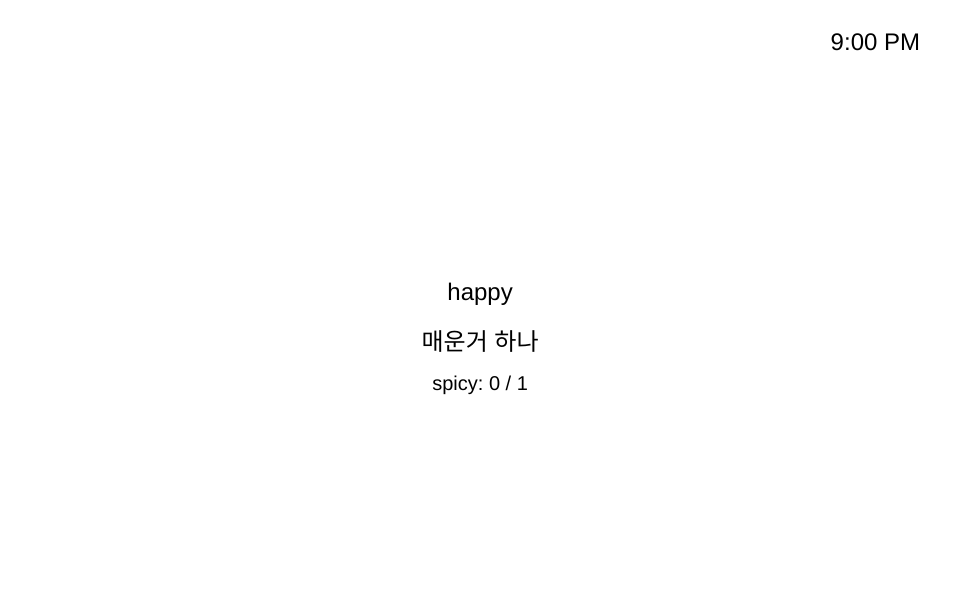
Frame 1 (no input)
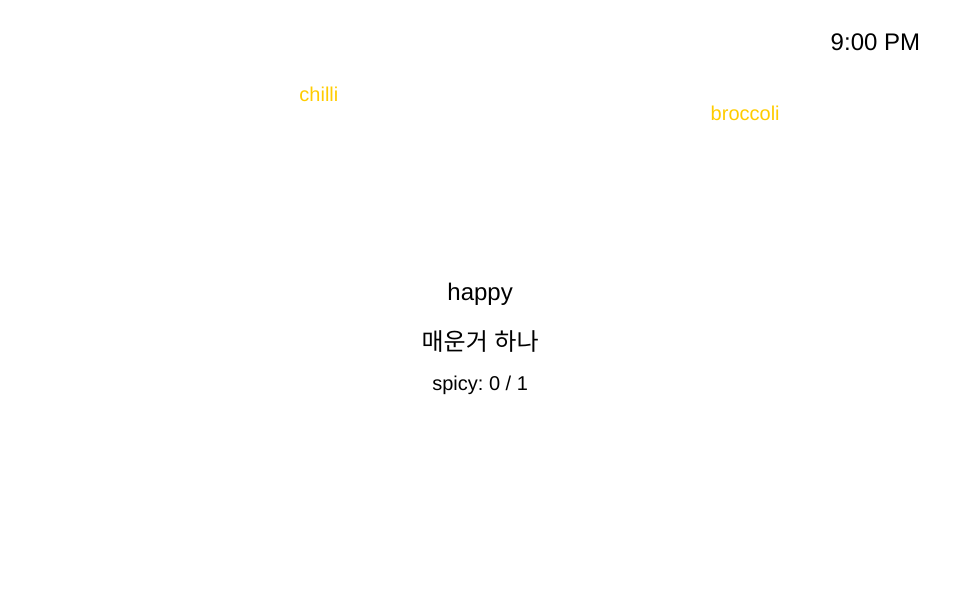
Frame 60 (no input)
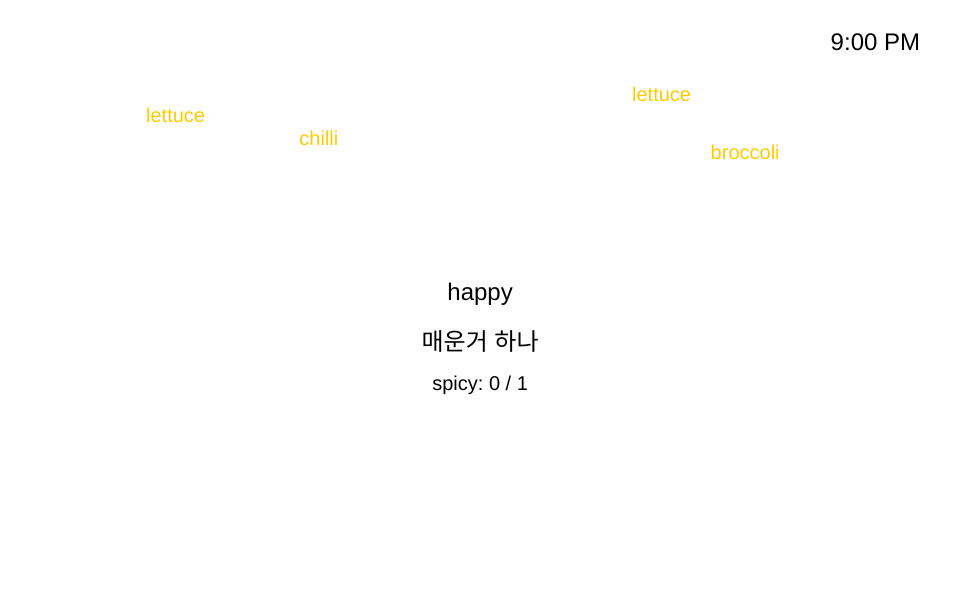
Frame 120 (the mouse pressed at the canvas centre since frame 60)

The p5.js sketch that drew these frames (run headless with seeded random() and noise() and a simulated clock; from frame 60 on, the mouse is pressed at the canvas centre):

// p5.js sketch
// ── sketch.js
let sweet = ["honey", "sugar", "candy", "syrup", "caramel"];
let spicy = ["chilli", "curry", "wasabi", "sambal", "jalapeno"];
let sour = ["lemon", "lime", "vinegar", "pickle", "sourkraut"];
let veggie = ["carrot", "broccoli", "spinach", "lettuce", "zucchini"];
let meat = ["chicken", "beef", "pork", "lamb", "duck"];

let ingredientGroups = [
  { category: "sweet", words: sweet },
  { category: "spicy", words: spicy },
  { category: "sour", words: sour },
  { category: "veggie", words: veggie },
  { category: "meat", words: meat }
];

let ingredients = [];

let typedWord = "";

let orderTemplates = {
  morning: [
    {
      message: "단거 하나",
      requirements: [
        { category: "sweet", count: 1 }
      ]
    }
    ,{
      message: "신거 하나",
      requirements: [
        { category: "sour", count: 1 }
      ]
    }
    ,{
      message: "매운거 하나",
      requirements: [
        { category: "spicy", count: 1 }
      ]
    }
    ,{
      message: "단거 하나, 신거 하나",
      requirements: [
        { category: "sweet", count: 1 },
        { category: "sour", count: 1 }
      ]
    }
  ],

  lunch: [
    {
      message: "시큼한 거 두 개랑 매운 거 하나 주세요!",
      requirements: [
        { category: "sour", count: 2 },
        { category: "spicy", count: 1 }
      ]
    }
  ],

  evening: [
    {
      message: "달콤한 거 두 개랑 고기 두 개 주세요!",
      requirements: [
        { category: "sweet", count: 2 },
        { category: "meat", count: 2 }
      ]
    }
  ],

  special: [
  {
    message: "매운 걸 다섯 개 내놔!!!!!!!!",
    requirements: [
      { category: "spicy", count: 5 }
    ]
  }
  ]
};

let currentCustomer;

let reputation = 0;

let customerServed = false;
let customerServedAt = 0;
let customerFailed = false;

let ThankYouMessages = ["고마워요!", "감사합니다!", "잘 먹겠습니다!", "맛있게 먹을게요!"];

let gameElapsedSeconds = 0;
let gameMinutes = 9 * 60;


//---------------------------------------------------------------------------------//

function setup() {
  // If you want a canvas that fills the window
  // use createCanvas(windowWidth, windowHeight)
  createCanvas(960,600);
  rectMode(CENTER);

  spawnCustomer();

  console.log(currentCustomer);
  console.log(currentCustomer.progress);
}

//---------------------------------------------------------------------------------//

function draw() {
  background(255);

  gameElapsedSeconds += deltaTime / 1000;

  let quarterHoursPassed = floor(gameElapsedSeconds / 5);

  gameMinutes = min(
    9 * 60 + quarterHoursPassed * 15,
    21 * 60
  );

  floor(gameElapsedSeconds / 5);

  if (customerServed === false && customerFailed === false) {
    currentCustomer.timeLeft -= deltaTime / 1000;

    if (currentCustomer.timeLeft <= 0) {
      currentCustomer.timeLeft = 0;
      customerFailed = true;
      customerServedAt = millis();

      reputation--;

      console.log("손님이 화를 내며 떠났습니다");
      console.log("평판: " + reputation);
    }
  }

  let hour24 = floor(gameMinutes / 60);
  let minute = gameMinutes % 60;

  let hour12 = hour24 % 12;

  if (hour12 === 0) {
    hour12 = 12;
  }

  let period = hour24 >= 12 ? "AM" : "PM";

  let clockText =
    hour12 + ":" + nf(minute, 2) + " " + period;

  textAlign(RIGHT);
  textSize(24);
  fill(0);

  text(clockText, width - 40, 50);

  textAlign(LEFT);

//falling ingredients and typing mechanics
  if (frameCount % 30 === 0) {
    spawnIngredient();  
  } 

  for (let i = ingredients.length - 1; i >= 0; i--) {

  ingredients[i].update();
  ingredients[i].display();

    if (ingredients[i].y > height - 200) {
    ingredients.splice(i, 1);
    }
  }
  
//display typed word
  fill(0);
  textSize(14);
  text("" + typedWord, width/2, height - 100);

//customer lines when served
  if (customerServed === true) {
    fill(0);
    textAlign(CENTER);
    textSize(24);
    text(currentCustomer.thankYouMessage, width / 2, 350);
  } else if (customerFailed === true) {
    fill(0);
    textAlign(CENTER);
    textSize(24);
    text("너무 오래 걸리잖아요!", width / 2, 350);
  } else {
    // display customer order
      //Got help from chatGPT for this part, but I made sure what each line of code does and how it works.

      fill(0);
      textAlign(CENTER);

      textSize(24);
      text(currentCustomer.order.message, width / 2, 350);

      textSize(20);

      let progressY = 390;

      for (let req of currentCustomer.order.requirements) {

        let category = req.category;
        let currentCount = currentCustomer.progress[category];

        text(
          category + ": " + currentCount + " / " + req.count,
          width / 2,
          progressY
        );

        progressY += 30;
      }

      textAlign(LEFT);
  }
  if (customerServed === false) {
  fill(0);
  textAlign(CENTER);
  textSize(24);
  text(currentCustomer.getExpression(), width / 2, 300);
  }
  if ((customerServed === true || customerFailed === true) && millis() - customerServedAt > 1500) {
    spawnCustomer();

    customerServed = false;
    customerFailed = false;
    customerServedAt = 0;

    typedWord = "";
  }

}

function spawnIngredient() {
  let randomCategory = random(ingredientGroups);
  let selectedWord = random(randomCategory.words);

  let sameWordCount = 0;

  for (let ingredient of ingredients) {
    if (ingredient.word === selectedWord) {
      sameWordCount++;
    }
  }

  if (sameWordCount >= 2) {
    return;
  }

  let randomWord = new IngredientWord(
    selectedWord,
    randomCategory.category,
    random(100, width - 100),
    100,
    random(0.5, 1.0)
  );

  ingredients.push(randomWord);
}

//chatGPT helped me with this part(keyTyped), but I made sure what each line of code does.
function keyTyped() {
  if (key.length === 1 && /^[a-z]$/i.test(key)) {
    if (customerServed === true || customerFailed === true) {
      return;
    }
    typedWord += key.toLowerCase();
  }
}


function keyPressed(event) {

  if (event.key === "Backspace") {
    typedWord = typedWord.slice(0, -1);
    return false;
  }

  if (event.key === "Enter") {

    let matchedIngredient = null;

    for (let i = ingredients.length - 1; i >= 0; i--) {

      if (ingredients[i].word === typedWord) {
        matchedIngredient = ingredients[i];
        ingredients.splice(i, 1);
        break;
      }
    }

    if (matchedIngredient !== null) {

      let isCorrectCategory = false;

      for (let req of currentCustomer.order.requirements) {

        if (
          matchedIngredient.category === req.category &&
          currentCustomer.progress[req.category] < req.count
        ) {

          currentCustomer.progress[req.category]++;
          isCorrectCategory = true;
          break;
        }
      }

      if (isCorrectCategory === false) {
        currentCustomer.timeLeft -= 5;
      }

      if (isCorrectCategory === true) {
        let isOrderComplete = true;

        for (let req of currentCustomer.order.requirements) {
          if (currentCustomer.progress[req.category] < req.count) {
            isOrderComplete = false;
            break;
          }
        }

        if (isOrderComplete === true) {
          reputation++;

          customerServed = true;
          customerServedAt = millis();
          currentCustomer.thankYouMessage = random(ThankYouMessages);

          console.log("주문 완료!");
          console.log("평판: " + reputation);
        }
      }
    }
    
    typedWord = "";

    return false;
    
  }
}

function spawnCustomer() {

  let availableOrders;
  let waitTime;

  //morning: 9pm - 12am, lunch: 12am - 4am, evening: 4am - 9am
  if (gameMinutes < 12 * 60) {
    availableOrders = orderTemplates.morning;
    waitTime = 20;
  } else if (gameMinutes < 16 * 60) {
    availableOrders = orderTemplates.lunch;
    waitTime = 25;
  } else {
    availableOrders = orderTemplates.evening;
    waitTime = 30;
  }

  let selectOrder = random(availableOrders);
  currentCustomer = new Customer(selectOrder, waitTime);
}


//---------------------------------------------------------------------------------//

//falling ingredients and typing mechanics
class IngredientWord {
  constructor(word, category, x, y, speed) {
    this.word = word;
    this.category = category;
    this.x = x;
    this.y = y;
    this.speed = speed;
  }

  update() {
    this.y += this.speed;
  }

  display() {
    fill(255, 204, 0);
    textSize(20);
    text(this.word, this.x, this.y);
  }
}

//customer order and timer mechanics
class Customer {
  constructor(order, waitTime) {
    this.order = order;
    this.progress = {};
    for (let req of order.requirements) {
      this.progress[req.category] = 0;
    }
    this.maxTime = waitTime;
    this.timeLeft = waitTime;
    this.spriteId = floor(random(3));
    this.isSpecial = false;
  }
  getExpression() {

    let timeRatio = this.timeLeft / this.maxTime;

    if (timeRatio > 0.5) {
      return "happy";
    } else if (timeRatio > 0.3) {
      return "neutral";
    } else {
      return "angry";
    }
  }
}
